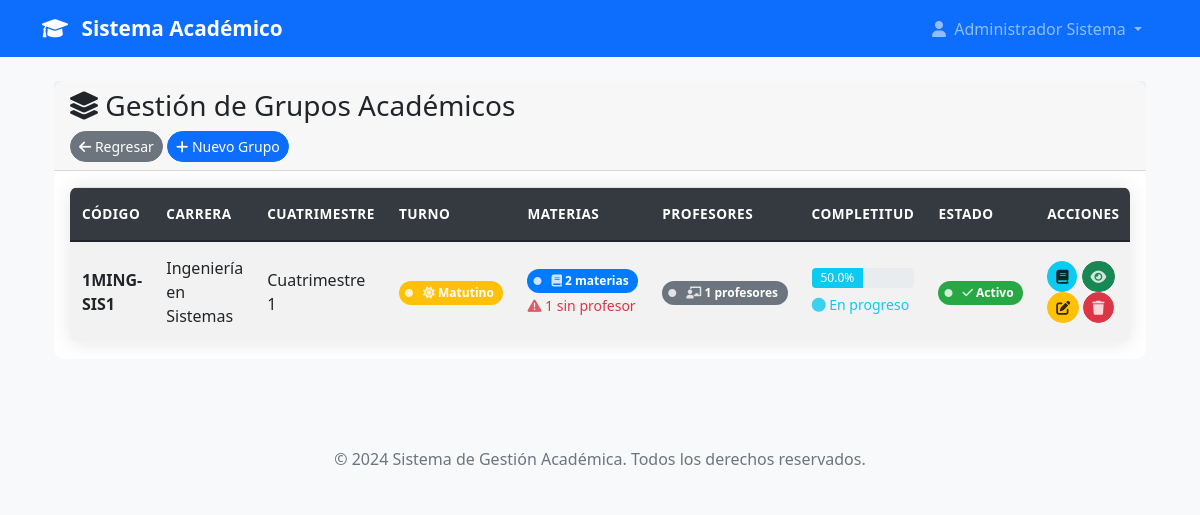
Before: /admin/grupos (signed in) with the older database file.
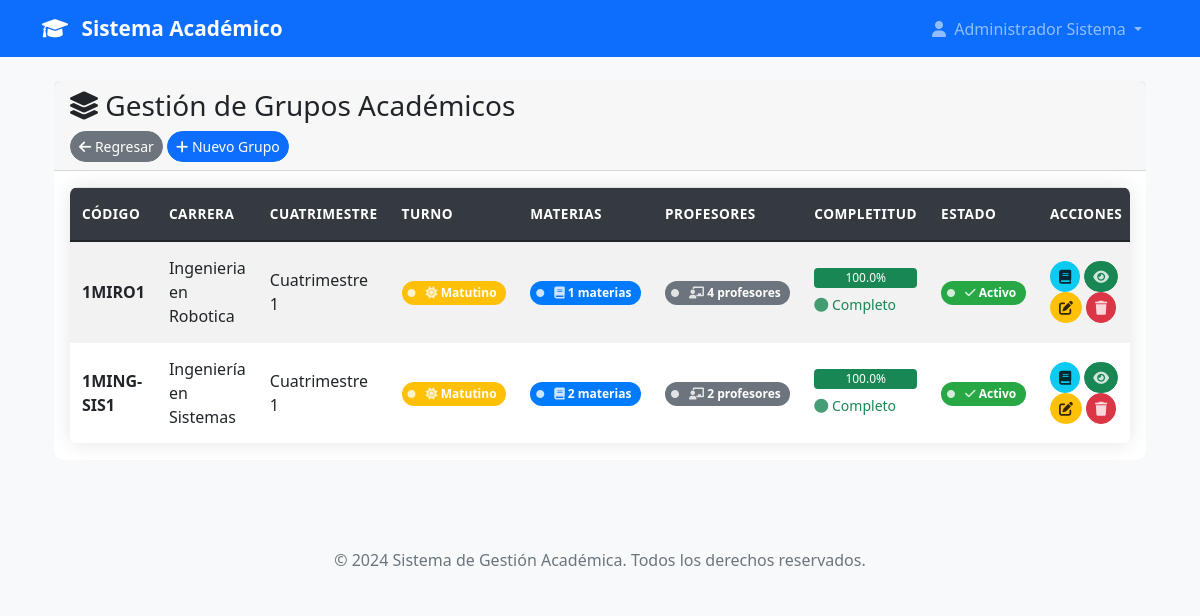
After: the same page with the newer database file.
### models.py (models this page shows, shortened)
class User(UserMixin, db.Model):
    id = db.Column(db.Integer, primary_key=True)
    username = db.Column(db.String(80), unique=True, nullable=False)
    email = db.Column(db.String(120), unique=True, nullable=False)
    password_hash = db.Column(db.String(120), nullable=False)
    nombre = db.Column(db.String(100), nullable=False)
    apellido = db.Column(db.String(100), nullable=False)
    telefono = db.Column(db.String(20))
    imagen_perfil = db.Column(db.String(200))  # Ruta de la imagen de perfil
    rol = db.Column(db.String(20), nullable=False)
    tipo_profesor = db.Column(db.String(20))
    carreras = db.relationship('Carrera', secondary=user_carreras, backref=db.backref('usuarios', lazy=True))
    materias = db.relationship('Materia', secondary='profesor_materias', backref=db.backref('profesores', lazy=True))
    carrera_id = db.Column(db.Integer, db.ForeignKey('carrera.id'))
    carrera = db.relationship('Carrera', foreign_keys=[carrera_id], backref=db.backref('jefe_carrera', uselist=False))
    fecha_registro = db.Column(db.DateTime, default=datetime.utcnow)
    activo = db.Column(db.Boolean, default=True)
    def get_nombre_completo(self):
        return f"{self.nombre} {self.apellido}"
    def is_admin(self):
        return self.rol == 'admin'

class Grupo(db.Model):
    id = db.Column(db.Integer, primary_key=True)
    codigo = db.Column(db.String(20), nullable=False, unique=True)  # Ej: "1MSC1" (Grupo 1, Matutino, Sistemas, Cuatrimestre 1)
    numero_grupo = db.Column(db.Integer, nullable=False)  # 1, 2, 3, etc.
    turno = db.Column(db.String(1), nullable=False)  # 'M' = Matutino, 'V' = Vespertino
    cuatrimestre = db.Column(db.Integer, nullable=False)  # 1, 2, 3, etc.
    carrera_id = db.Column(db.Integer, db.ForeignKey('carrera.id'), nullable=False)
    carrera = db.relationship('Carrera', backref=db.backref('grupos', lazy=True))
    materias = db.relationship('Materia', secondary='grupo_materias', backref=db.backref('grupos', lazy=True))
    activo = db.Column(db.Boolean, default=True)
    fecha_creacion = db.Column(db.DateTime, default=datetime.utcnow)
    creado_por = db.Column(db.Integer, db.ForeignKey('user.id'), nullable=False)
    creador = db.relationship('User', backref=db.backref('grupos_creados', lazy=True))
    def get_turno_display(self):
        return 'Matutino' if self.turno == 'M' else 'Vespertino'
    def get_carrera_nombre(self):
        return self.carrera.nombre if self.carrera else 'Carrera no encontrada'
    def get_materias_count(self):
        return len(self.materias)
    def get_cuatrimestre_display(self):
        return f"Cuatrimestre {self.cuatrimestre}"
    def get_profesores_asignados(self):
        profesores = set()
        for materia in self.materias:
            for profesor in materia.profesores:
                profesores.add(profesor)
        return list(profesores)
    def get_profesores_count(self):
        return len(self.get_profesores_asignados())
    def get_materias_sin_profesor(self):
        materias_sin_profesor = []
        for materia in self.materias:
            if not any(p.activo for p in materia.profesores):
                materias_sin_profesor.append(materia)
        return materias_sin_profesor
    def get_completitud_asignaciones(self):
        if not self.materias:
            return 0
        materias_con_profesor = sum(1 for materia in self.materias
                                  if any(p.activo for p in materia.profesores))
        return round((materias_con_profesor / len(self.materias)) * 100, 1)
    def get_estado_grupo(self):
        completitud = self.get_completitud_asignaciones()
        if completitud == 100:
            return {'estado': 'completo', 'clase': 'success', 'texto': 'Completo'}
        elif completitud >= 75:
            return {'estado': 'casi_completo', 'clase': 'warning', 'texto': 'Casi completo'}
        elif completitud >= 50:
            return {'estado': 'en_progreso', 'clase': 'info', 'texto': 'En progreso'}
        else:
            return {'estado': 'incompleto', 'clase': 'danger', 'texto': 'Incompleto'}
    def get_resumen_completo(self):
        estado = self.get_estado_grupo()
        return {
            'grupo': self,
            'materias_count': self.get_materias_count(),
            'profesores_count': self.get_profesores_count(),
            'completitud': self.get_completitud_asignaciones(),
            'estado': estado,
            'materias_sin_profesor': len(self.get_materias_sin_profesor()),
            'carrera_nombre': self.get_carrera_nombre(),
            'turno_display': self.get_turno_display(),
            'cuatrimestre_display': self.get_cuatrimestre_display()
        }

class Carrera(db.Model):
    id = db.Column(db.Integer, primary_key=True)
    nombre = db.Column(db.String(150), nullable=False, unique=True)
    codigo = db.Column(db.String(10), nullable=False, unique=True)  # Ej: "ING-SIS", "MED", etc.
    descripcion = db.Column(db.Text)
    facultad = db.Column(db.String(100))
    activa = db.Column(db.Boolean, default=True)
    fecha_creacion = db.Column(db.DateTime, default=datetime.utcnow)
    creada_por = db.Column(db.Integer, db.ForeignKey('user.id'), nullable=False)
    creador = db.relationship('User', foreign_keys=[creada_por], backref=db.backref('carreras_creadas', lazy=True))

### app.py (the view)
@app.route('/admin/grupos')
@login_required
def gestionar_grupos():
    if not current_user.is_admin():
        flash('No tienes permisos para acceder a esta página.', 'error')
        return redirect(url_for('dashboard'))
    grupos = Grupo.query.join(Carrera).order_by(
        Carrera.nombre, Grupo.cuatrimestre, Grupo.numero_grupo
    ).all()
    return render_template('admin/grupos.html', grupos=grupos)

### templates/admin/grupos.html (shortened to what this page needs)
{% extends "base.html" %}
{% block content %}
<div class="container-fluid">
    <div class="row">
        <div class="col-12">
            <div class="card">
                <div class="card-header">
                    <h3 class="card-title">
                        <i class="fas fa-layer-group"></i> Gestión de Grupos Académicos
                    </h3>
                    <div class="card-tools">
                        <a href="{{ url_for('dashboard') }}" class="btn btn-secondary btn-sm mr-2">
                            <i class="fas fa-arrow-left"></i> Regresar
                        </a>
                        <a href="{{ url_for('crear_grupo') }}" class="btn btn-primary btn-sm">
                            <i class="fas fa-plus"></i> Nuevo Grupo
                        </a>
                    </div>
                </div>
                <div class="card-body">
                    {% if grupos %}
                        <div class="table-responsive">
                            <table class="table table-bordered table-striped table-hover">
                                <thead class="thead-dark">
                                    <tr>
                                        <th>Código</th>
                                        <th>Carrera</th>
                                        <th>Cuatrimestre</th>
                                        <th>Turno</th>
                                        <th>Materias</th>
                                        <th>Profesores</th>
                                        <th>Completitud</th>
                                        <th>Estado</th>
                                        <th>Acciones</th>
                                    </tr>
                                </thead>
                                <tbody>
                                    {% for grupo in grupos %}
                                    {% set resumen = grupo.get_resumen_completo() %}
                                    <tr>
                                        <td><strong>{{ grupo.codigo }}</strong></td>
                                        <td>{{ grupo.get_carrera_nombre() }}</td>
                                        <td>{{ grupo.get_cuatrimestre_display() }}</td>
                                        <td>
                                            {% if grupo.turno == 'M' %}
                                            <span class="badge badge-warning" style="position: relative; padding-left: 24px; border-radius: 12px; font-weight: bold; background-color: #ffc107; color: white;">
                                                <i class="fas fa-circle" style="position: absolute; left: 6px; top: 50%; transform: translateY(-50%); font-size: 8px; color: white;"></i>
                                                <i class="fas fa-sun"></i>
                                                {{ grupo.get_turno_display() }}
                                            </span>
                                            {% endif %}
                                        </td>
                                        <td>
                                            <span class="badge badge-primary" style="position: relative; padding-left: 24px; border-radius: 12px; font-weight: bold; background-color: #007bff; color: white;">
                                                <i class="fas fa-circle" style="position: absolute; left: 6px; top: 50%; transform: translateY(-50%); font-size: 8px; color: white;"></i>
                                                <i class="fas fa-book"></i>
                                                {{ resumen.materias_count }} materias
                                            </span>
                                            {% if resumen.materias_sin_profesor > 0 %}
                                            <br><small class="text-danger">
                                                <i class="fas fa-exclamation-triangle"></i>
                                                {{ resumen.materias_sin_profesor }} sin profesor
                                            </small>
                                            {% endif %}
                                        </td>
                                        <td>
                                            <span class="badge badge-secondary" style="position: relative; padding-left: 24px; border-radius: 12px; font-weight: bold; background-color: #6c757d; color: white;">
                                                <i class="fas fa-circle" style="position: absolute; left: 6px; top: 50%; transform: translateY(-50%); font-size: 8px; color: white;"></i>
                                                <i class="fas fa-chalkboard-teacher"></i>
                                                {{ resumen.profesores_count }} profesores
                                            </span>
                                        </td>
                                        <td>
                                            <div class="progress mb-1" style="height: 20px;">
                                                <div class="progress-bar bg-{{ resumen.estado.clase }}"
                                                     role="progressbar"
                                                     aria-valuenow="{{ resumen.completitud }}"
                                                     aria-valuemin="0"
                                                     aria-valuemax="100"
                                                     data-width="{{ resumen.completitud }}">
                                                    {{ resumen.completitud }}%
                                                </div>
                                            </div>
                                            <small class="text-{{ resumen.estado.clase }}">
                                                <i class="fas fa-circle"></i>
                                                {{ resumen.estado.texto }}
                                            </small>
                                        </td>
                                        <td>
                                            {% if grupo.activo %}
                                            <span class="badge badge-success" style="position: relative; padding-left: 24px; border-radius: 12px; font-weight: bold; background-color: #28a745; color: white;">
                                                <i class="fas fa-circle" style="position: absolute; left: 6px; top: 50%; transform: translateY(-50%); font-size: 8px; color: white;"></i>
                                                <i class="fas fa-check"></i>
                                                Activo
                                            </span>
                                            {% endif %}
                                        </td>
                                        <td>
                                            <a href="{{ url_for('gestionar_materias_grupo', id=grupo.id) }}"
                                               class="btn btn-sm btn-info" title="Asignar Materias">
                                                <i class="fas fa-book"></i>
                                            </a>
                                            <a href="{{ url_for('ver_materias_grupo', id=grupo.id) }}"
                                               class="btn btn-sm btn-success" title="Ver Materias">
                                                <i class="fas fa-eye"></i>
                                            </a>
                                            <a href="{{ url_for('editar_grupo', id=grupo.id) }}"
                                               class="btn btn-sm btn-warning" title="Editar">
                                                <i class="fas fa-edit"></i>
                                            </a>
                                            <form method="post" action="{{ url_for('eliminar_grupo', id=grupo.id) }}"
                                                  style="display: inline;"
                                                  onsubmit="return confirm('¿Estás seguro de eliminar este grupo?');">
                                                <button type="submit" class="btn btn-sm btn-danger" title="Eliminar">
                                                    <i class="fas fa-trash"></i>
                                                </button>
                                            </form>
                                        </td>
                                    </tr>
                                    {% endfor %}
                                </tbody>
                            </table>
                        </div>
                    {% else %}
                        <div class="alert alert-info">
                            <i class="fas fa-info-circle"></i> No hay grupos registrados.
                            <a href="{{ url_for('crear_grupo') }}">Crear el primer grupo</a>
                        </div>
                    {% endif %}
                </div>
            </div>
        </div>
    </div>
</div>
{% endblock %}

### templates/base.html (shortened to what this page needs)
<!DOCTYPE html>
<html lang="es">
<head>
    <link href="https://cdn.jsdelivr.net/npm/bootstrap@5.1.3/dist/css/bootstrap.min.css" rel="stylesheet">
    <link rel="stylesheet" href="https://cdnjs.cloudflare.com/ajax/libs/font-awesome/6.0.0/css/all.min.css">
    <link rel="stylesheet" href="{{ url_for('static', filename='css/style.css') }}">
</head>
<body>
    <nav class="navbar navbar-expand-lg navbar-dark bg-primary">
        <div class="container">
            <a class="navbar-brand" href="{{ url_for('index') }}">
                <i class="fas fa-graduation-cap me-2"></i>
                Sistema Académico
            </a>
            <div class="collapse navbar-collapse" id="navbarNav">
                <ul class="navbar-nav ms-auto">
                    {% if current_user.is_authenticated %}
                        <li class="nav-item dropdown">
                            <a class="nav-link dropdown-toggle" href="#" id="navbarDropdown" role="button" data-bs-toggle="dropdown">
                                <i class="fas fa-user me-1"></i>
                                {{ current_user.get_nombre_completo() }}
                            </a>
                        </li>
                    {% endif %}
                </ul>
            </div>
        </div>
    </nav>
    <main class="py-4">
        <div class="container">
            {% block content %}{% endblock %}
        </div>
    </main>
    <footer class="bg-light text-center py-3 mt-5">
        <div class="container">
            <p class="text-muted mb-0">&copy; 2024 Sistema de Gestión Académica. Todos los derechos reservados.</p>
        </div>
    </footer>
</body>
</html>

Changed rows visible on the page:
added Grupo: codigo "1MIRO1", get_carrera_nombre "Ingenieria en Robotica", cuatrimestre "Cuatrimestre 1", turno "Matutino", materias_count "1", profesores_count "4", completitud "100.0", estado.texto "Completo", activo True (drawn)
shown differently, row unchanged: Grupo "1MING-SIS1": profesores_count "1" → "2"; {{ resumen.completitud }} 50.0 → 100.0 (drawn); completitud "50.0" → "100.0"; estado.texto "En progreso" → "Completo"; materias_sin_profesor "1" → (not shown)
